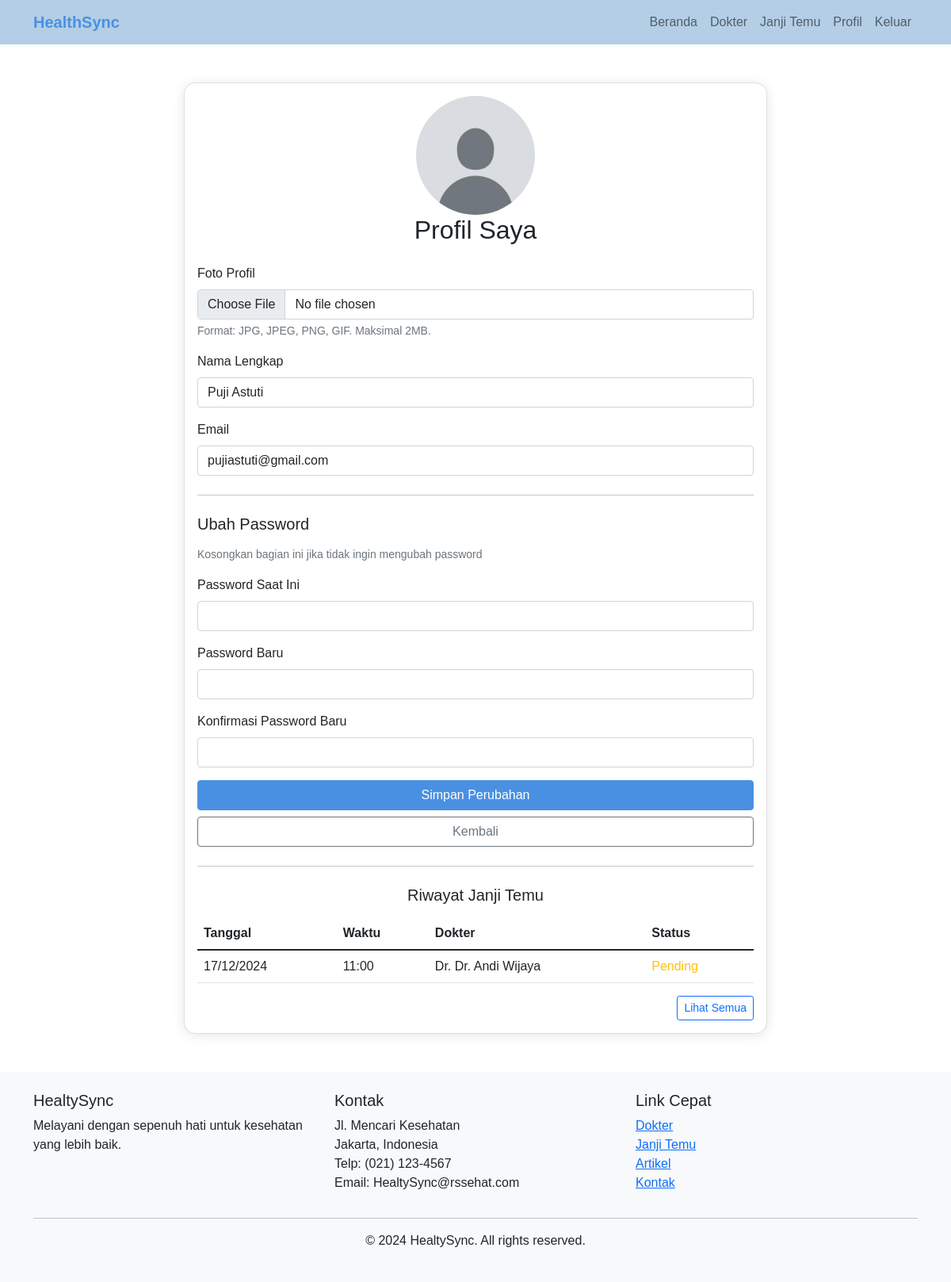
Page /profile.php (signed in) on the committed database.
### tables this page shows
CREATE TABLE `users` (
  `id` int(11) NOT NULL,
  `name` varchar(100) NOT NULL,
  `email` varchar(100) NOT NULL,
  `profile_photo` varchar(255) DEFAULT NULL,
  `password` varchar(255) NOT NULL,
  `phone` varchar(15) NOT NULL,
  `created_at` timestamp NOT NULL DEFAULT current_timestamp()
);

CREATE TABLE `appointments` (
  `id` int(11) NOT NULL,
  `user_id` int(11) NOT NULL,
  `doctor_id` int(11) NOT NULL,
  `appointment_date` date NOT NULL,
  `appointment_time` time NOT NULL,
  `notes` text DEFAULT NULL,
  `status` enum('pending','confirmed','cancelled') DEFAULT 'pending',
  `created_at` timestamp NOT NULL DEFAULT current_timestamp()
);

CREATE TABLE `doctors` (
  `id` int(11) NOT NULL,
  `name` varchar(100) NOT NULL,
  `specialization` varchar(100) NOT NULL,
  `photo` varchar(255) DEFAULT NULL,
  `schedule` text DEFAULT NULL,
  `status` enum('active','inactive') DEFAULT 'active',
  `is_active` tinyint(1) DEFAULT 1
);

### profile.php (the view, shortened to what this page needs)
<?php
require_once 'config/database.php';
try {
    $stmt = $pdo->prepare("SELECT * FROM users WHERE id = ?");
    $stmt->execute([$_SESSION['user_id']]);
    $user = $stmt->fetch();
} catch(PDOException $e) {
    $error = "Terjadi kesalahan saat mengambil data.";
}
function getProfileImage($user_image) {
    return 'images/profiles/default-profile.jpg';
}
include 'includes/header.php';
?>
<div class="container my-5">
    <div class="row justify-content-center">
        <div class="col-md-8">
            <div class="card">
                <div class="card-body">
                    <div class="text-center mb-4">
                        <div class="profile-image">
                            <img src="<?php echo getProfileImage($user['profile_photo']); ?>" alt="Profile Picture" class="img-fluid rounded-circle">
                        </div>
                        <h2 class="mb-0">Profil Saya</h2>
                    </div>
                    <form method="POST" action="" enctype="multipart/form-data">
                        <div class="mb-3">
                            <label for="profile_photo" class="form-label">Foto Profil</label>
                            <input type="file" class="form-control" id="profile_photo"
                                   name="profile_photo" accept="image/*">
                            <div class="form-text">Format: JPG, JPEG, PNG, GIF. Maksimal 2MB.</div>
                        </div>
                        <div class="mb-3">
                            <label for="name" class="form-label">Nama Lengkap</label>
                            <input type="text" class="form-control" id="name" name="name"
                                   required value="<?php echo htmlspecialchars($user['name']); ?>">
                        </div>
                        <div class="mb-3">
                            <label for="email" class="form-label">Email</label>
                            <input type="email" class="form-control" id="email" name="email"
                                   required value="<?php echo htmlspecialchars($user['email']); ?>">
                        </div>
                        <hr class="my-4">
                        <h5 class="mb-3">Ubah Password</h5>
                        <p class="text-muted small">Kosongkan bagian ini jika tidak ingin mengubah password</p>
                        <div class="mb-3">
                            <label for="current_password" class="form-label">Password Saat Ini</label>
                            <input type="password" class="form-control" id="current_password"
                                   name="current_password">
                        </div>
                        <div class="mb-3">
                            <label for="new_password" class="form-label">Password Baru</label>
                            <input type="password" class="form-control" id="new_password"
                                   name="new_password" minlength="6">
                        </div>
                        <div class="mb-3">
                            <label for="confirm_password" class="form-label">Konfirmasi Password Baru</label>
                            <input type="password" class="form-control" id="confirm_password"
                                   name="confirm_password" minlength="6">
                        </div>
                        <div class="d-grid gap-2">
                            <button type="submit" class="btn btn-primary">Simpan Perubahan</button>
                            <a href="index.php" class="btn btn-outline-secondary">Kembali</a>
                        </div>
                    </form>
                    <hr class="my-4">
                    <h5 class="text-center mb-3">Riwayat Janji Temu</h5>
                    <div class="table-responsive">
                        <table class="table table-hover">
                            <thead>
                                <tr>
                                    <th>Tanggal</th>
                                    <th>Waktu</th>
                                    <th>Dokter</th>
                                    <th>Status</th>
                                </tr>
                            </thead>
                            <tbody>
                                <?php
                                $stmt = $pdo->prepare("
                                    SELECT a.*, d.name as doctor_name, d.specialization
                                    FROM appointments a
                                    JOIN doctors d ON a.doctor_id = d.id
                                    WHERE a.user_id = ?
                                    ORDER BY a.appointment_date DESC, a.appointment_time DESC
                                    LIMIT 5
                                ");
                                $stmt->execute([$_SESSION['user_id']]);
                                while ($appointment = $stmt->fetch()) {
                                    $status_class = [
                                        'pending' => 'text-warning',
                                        'confirmed' => 'text-success',
                                        'cancelled' => 'text-danger'
                                    ][$appointment['status']] ?? '';
                                ?>
                                <tr>
                                    <td><?php echo date('d/m/Y', strtotime($appointment['appointment_date'])); ?></td>
                                    <td><?php echo date('H:i', strtotime($appointment['appointment_time'])); ?></td>
                                    <td>Dr. <?php echo htmlspecialchars($appointment['doctor_name']); ?></td>
                                    <td><span class="<?php echo $status_class; ?>">
                                        <?php echo ucfirst($appointment['status']); ?>
                                    </span></td>
                                </tr>
                                <?php } ?>
                            </tbody>
                        </table>
                        <div class="text-end">
                            <a href="my_appointments.php" class="btn btn-sm btn-outline-primary">Lihat Semua</a>
                        </div>
                    </div>
                </div>
            </div>
        </div>
    </div>
</div>
<?php include 'includes/footer.php'; ?>

### includes/header.php (style rules this page uses)
:root { --primary-color: #4A90E2; --light-blue: #b3cee5; }
body { font-family: 'Arial', sans-serif; background-color: #ffffff; }
.btn-primary { background-color: var(--primary-color); border-color: var(--primary-color); }
.card { border-radius: 15px; box-shadow: 0 2px 15px rgba(0,0,0,0.1); }

### profile.php (style rules this page uses)
.profile-image { width: 150px; height: 150px; margin: 0 auto; overflow: hidden; }
.profile-image img { width: 100%; height: 100%; object-fit: cover; }

### rows in the picture
users: name "Puji Astuti", email "pujiastuti@gmail.com"
appointments: appointment_date "17/12/2024", appointment_time "11:00", doctor.name "Dr. Andi Wijaya", status "Pending"
